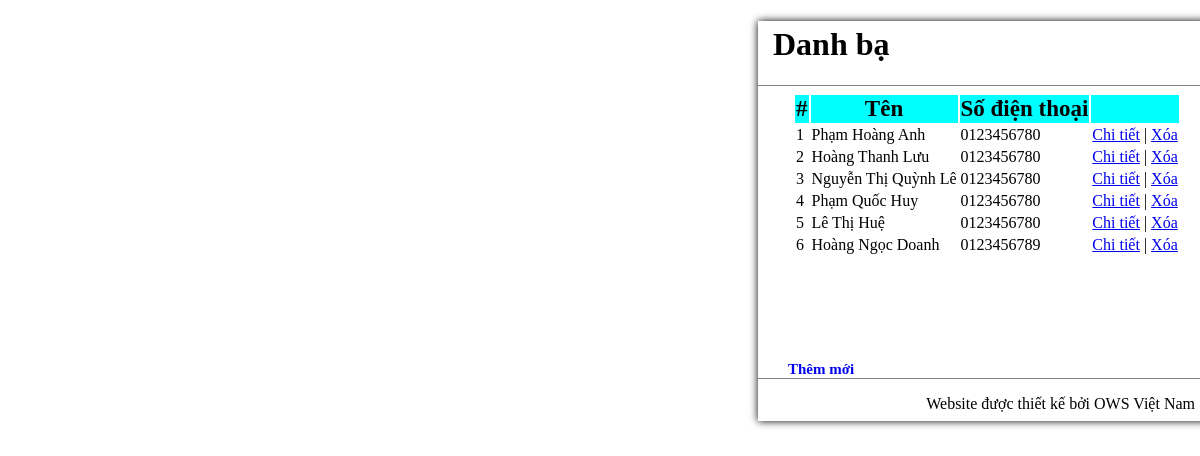
The page / on the database its author committed.
### tables this page shows
CREATE TABLE `contacts` (
  `id` int(11) NOT NULL,
  `name` varchar(100) NOT NULL,
  `phone1` varchar(20) NOT NULL,
  `phone2` varchar(20) NOT NULL,
  `email` varchar(100) NOT NULL,
  `fb` varchar(200) NOT NULL,
  `company` varchar(100) NOT NULL
);

### application/controllers/Contact.php (called while the page is built, shortened)
<?php
class Contact extends CI_Controller
{
    public function __construct()
    {
        $this->load->model('contact_model');
        $this->load->helper('url');
    }
    public function index()
    {
        $data['contacts'] = $this->contact_model->getContacts();
        $this->load->view('contact_list', $data);
    }
}

### index.php (called while the page is built, shortened)
<?php
require_once BASEPATH.'core/CodeIgniter.php';

### application/models/contact_model.php (called while the page is built, shortened)
<?php
class Contact_model extends CI_Model
{
    public function getContacts()
    {
        $query = $this->db->get('contacts', 20);
        return $query->result();
    }
}

### application/views/contact_list.php (the view, shortened to what this page needs)
<!DOCTYPE html>
<html>
<head>
    <link rel = "stylesheet" type = "text/css" href = "<?php echo base_url('assets/css/contact_list.css'); ?>">
</head>
<body>
<div id="container" >
    <div id="header">
        <h1>Danh bạ</h1>
    </div>
    <div  id="body">
        <table cellpadding="1">
            <tr id="info">
                <th>#</th>
                <th>Tên</th>
                <th id="number">Số điện thoại</th>
                <th></th>
            </tr>
            <?php foreach ($contacts as $idx => $item): ?>
                <tr class="<?= ($idx % 2) ? 'odd' : 'even' ?>" >
                    <td class="center"><?= $idx+1 ?></td>
                    <td><?= $item->name ?></td>
                    <td><?= $item->phone1 ?></td>
                    <td class="center">
                        <a href="<?= site_url('Contact/edit/'.$item->id);?>">Chi tiết</a>
                        |
                        <a href="javascript: void();" onclick="remove(<?php echo $item->id; ?>);">Xóa</a>
                    </td>
                </tr>
            <?php endforeach; ?>
        </table>
    </div>
        <a id="add" href="<?= site_url('Contact/add');?>">Thêm mới</a>
    <div id="footer">
        <p class="footers">Website được thiết kế bởi OWS Việt Nam</p>
    </div>
</div>
</body>
</html>

### assets/css/contact_list.css (style rules this page uses)
div#container { margin-left:750px; height: 400px; width: 450px; -webkit-box-shadow: 0px 0px 8px 0px rgba(0,0,0,1); -moz-box-shadow: 0px 0px 8px 0px rgba(0,0,0,1); box-shadow: 0px 0px 8px 0px rgba(0,0,0,1); }
div#header { border-bottom:1px solid gray }
h1 { margin-left: 15px; padding-top: 5px; }
tr#info { background:aqua; }
th { font-size: 23px; }
div#body { padding-top: 7px; padding-bottom: 7px; height: 260px }
div#footer { border-top: 1px solid gray; height: 50px; }
p.footers { text-align: right; margin-right: 13px; }
a#add { padding-bottom: 20px; padding-left: 30px; text-decoration: none; font-size: 15px; font-weight: bold; font-family: tahoma; }
table { margin-left: 35px; }

### rows shown on the page
contacts: name "Phạm Hoàng Anh", phone1 "0123456780"
contacts: name "Hoàng Thanh Lưu", phone1 "0123456780"
contacts: name "Nguyễn Thị Quỳnh Lê", phone1 "0123456780"
contacts: name "Phạm Quốc Huy", phone1 "0123456780"
contacts: name "Lê Thị Huệ", phone1 "0123456780"
contacts: name "Hoàng Ngọc Doanh", phone1 "0123456789"
